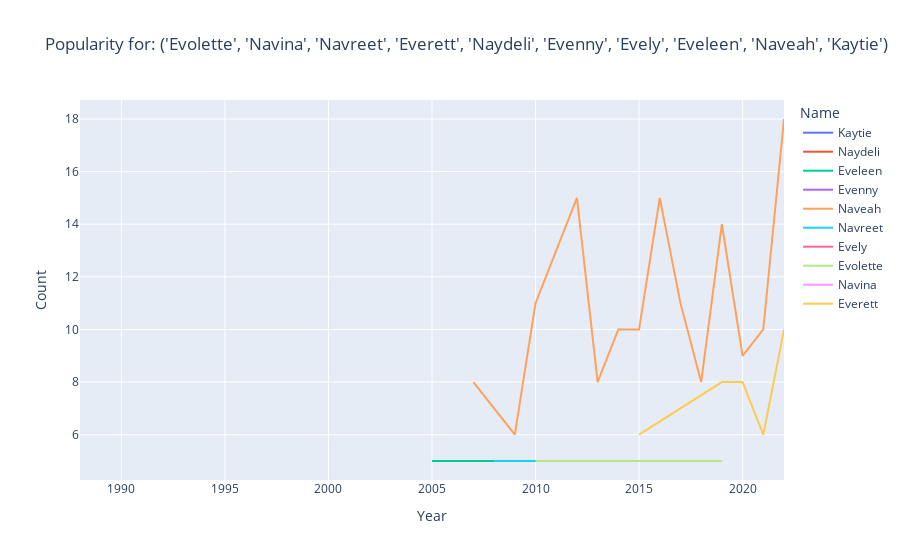

The notebook cell this image was saved under:
### Code cell
plot_name(*new_top10)

### Figure 1 — Plotly figure (JSON) as saved in the notebook; plotly's stock layout.template omitted (floating-point values rounded to 4 significant figures)
{"data": [{"hovertemplate": "Name=Kaytie<br>Year=%{x}<br>Count=%{y}<extra></extra>", "legendgroup": "Kaytie", "line": {"color": "#636efa", "dash": "solid"}, "marker": {"symbol": "circle"}, "mode": "lines", "name": "Kaytie", "orientation": "v", "showlegend": true, "type": "scatter", "x": [1988], "xaxis": "x", "y": [6], "yaxis": "y"}, {"hovertemplate": "Name=Naydeli<br>Year=%{x}<br>Count=%{y}<extra></extra>", "legendgroup": "Naydeli", "line": {"color": "#EF553B", "dash": "solid"}, "marker": {"symbol": "circle"}, "mode": "lines", "name": "Naydeli", "orientation": "v", "showlegend": true, "type": "scatter", "x": [2003], "xaxis": "x", "y": [5], "yaxis": "y"}, {"hovertemplate": "Name=Eveleen<br>Year=%{x}<br>Count=%{y}<extra></extra>", "legendgroup": "Eveleen", "line": {"color": "#00cc96", "dash": "solid"}, "marker": {"symbol": "circle"}, "mode": "lines", "name": "Eveleen", "orientation": "v", "showlegend": true, "type": "scatter", "x": [2005, 2014, 2015], "xaxis": "x", "y": [5, 5, 5], "yaxis": "y"}, {"hovertemplate": "Name=Evenny<br>Year=%{x}<br>Count=%{y}<extra></extra>", "legendgroup": "Evenny", "line": {"color": "#ab63fa", "dash": "solid"}, "marker": {"symbol": "circle"}, "mode": "lines", "name": "Evenny", "orientation": "v", "showlegend": true, "type": "scatter", "x": [2006], "xaxis": "x", "y": [5], "yaxis": "y"}, {"hovertemplate": "Name=Naveah<br>Year=%{x}<br>Count=%{y}<extra></extra>", "legendgroup": "Naveah", "line": {"color": "#FFA15A", "dash": "solid"}, "marker": {"symbol": "circle"}, "mode": "lines", "name": "Naveah", "orientation": "v", "showlegend": true, "type": "scatter", "x": [2007, 2009, 2010, 2011, 2012, 2013, 2014, 2015, 2016, 2017, 2018, 2019, 2020, 2021, 2022], "xaxis": "x", "y": [8, 6, 11, 13, 15, 8, 10, 10, 15, 11, 8, 14, 9, 10, 18], "yaxis": "y"}, {"hovertemplate": "Name=Navreet<br>Year=%{x}<br>Count=%{y}<extra></extra>", "legendgroup": "Navreet", "line": {"color": "#19d3f3", "dash": "solid"}, "marker": {"symbol": "circle"}, "mode": "lines", "name": "Navreet", "orientation": "v", "showlegend": true, "type": "scatter", "x": [2008, 2012, 2014], "xaxis": "x", "y": [5, 5, 5], "yaxis": "y"}, {"hovertemplate": "Name=Evely<br>Year=%{x}<br>Count=%{y}<extra></extra>", "legendgroup": "Evely", "line": {"color": "#FF6692", "dash": "solid"}, "marker": {"symbol": "circle"}, "mode": "lines", "name": "Evely", "orientation": "v", "showlegend": true, "type": "scatter", "x": [2010], "xaxis": "x", "y": [5], "yaxis": "y"}, {"hovertemplate": "Name=Evolette<br>Year=%{x}<br>Count=%{y}<extra></extra>", "legendgroup": "Evolette", "line": {"color": "#B6E880", "dash": "solid"}, "marker": {"symbol": "circle"}, "mode": "lines", "name": "Evolette", "orientation": "v", "showlegend": true, "type": "scatter", "x": [2010, 2011, 2015, 2019], "xaxis": "x", "y": [5, 5, 5, 5], "yaxis": "y"}, {"hovertemplate": "Name=Navina<br>Year=%{x}<br>Count=%{y}<extra></extra>", "legendgroup": "Navina", "line": {"color": "#FF97FF", "dash": "solid"}, "marker": {"symbol": "circle"}, "mode": "lines", "name": "Navina", "orientation": "v", "showlegend": true, "type": "scatter", "x": [2011], "xaxis": "x", "y": [6], "yaxis": "y"}, {"hovertemplate": "Name=Everett<br>Year=%{x}<br>Count=%{y}<extra></extra>", "legendgroup": "Everett", "line": {"color": "#FECB52", "dash": "solid"}, "marker": {"symbol": "circle"}, "mode": "lines", "name": "Everett", "orientation": "v", "showlegend": true, "type": "scatter", "x": [2015, 2019, 2020, 2021, 2022], "xaxis": "x", "y": [6, 8, 8, 6, 10], "yaxis": "y"}], "layout": {"legend": {"title": {"text": "Name"}, "tracegroupgap": 0}, "title": {"text": "Popularity for: ('Evolette', 'Navina', 'Navreet', 'Everett', 'Naydeli', 'Evenny', 'Evely', 'Eveleen', 'Naveah', 'Kaytie')"}, "xaxis": {"anchor": "y", "domain": [0, 1], "title": {"text": "Year"}}, "yaxis": {"anchor": "x", "domain": [0, 1], "title": {"text": "Count"}}}}
